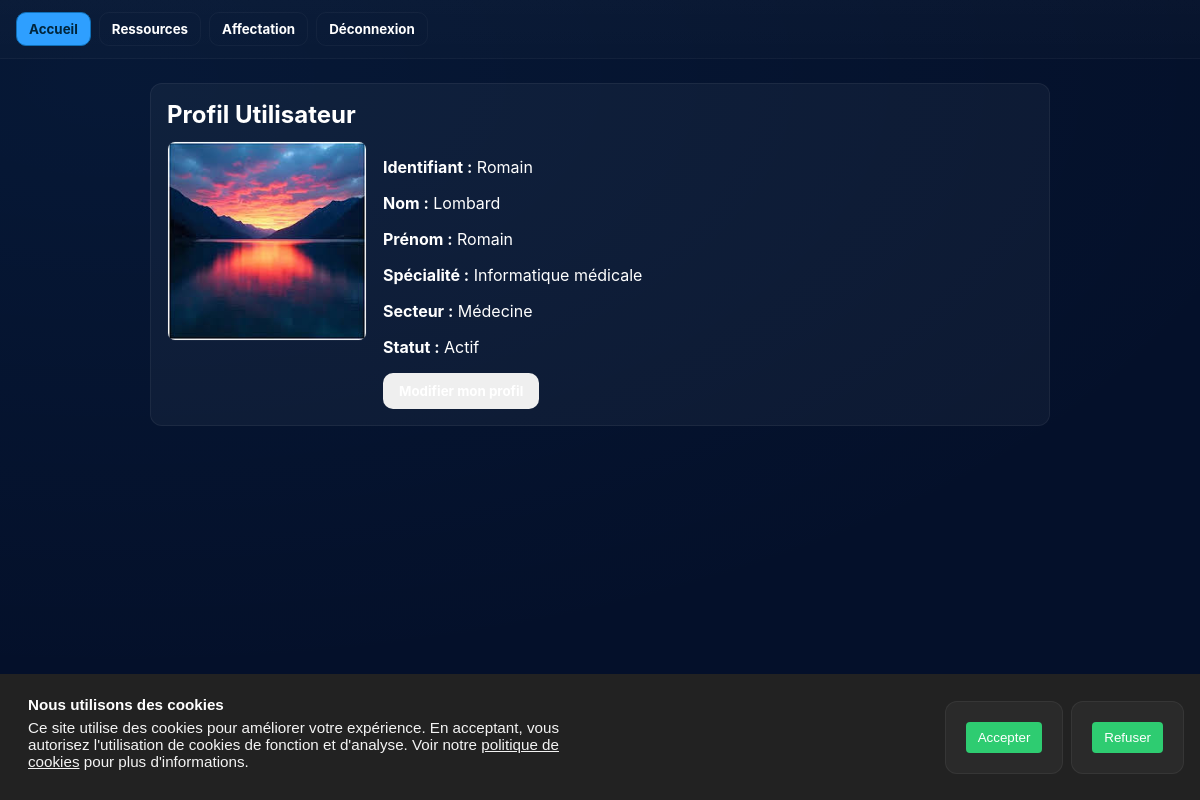
Page /index.php?page=home (signed in) on the committed database.
### tables this page shows
CREATE TABLE `User` (
  `id` int NOT NULL,
  `identifiant` varchar(100) NOT NULL,
  `mdp` varchar(255) NOT NULL,
  `nom` varchar(100) NOT NULL,
  `prenom` varchar(100) NOT NULL,
  `idSpecialite` int DEFAULT NULL,
  `idSecteur` int DEFAULT NULL,
  `statut` enum('Actif','Repos','Malade','Danger') DEFAULT 'Actif',
  `lienPDP` text
);

CREATE TABLE `Specialite` (
  `id` int NOT NULL,
  `nom` varchar(100) NOT NULL
);

CREATE TABLE `Secteur` (
  `id` int NOT NULL,
  `nom` varchar(100) NOT NULL
);

### controller/user.php (called while the page is built, shortened)
<?php
function getLocalPDO(): PDO
{
    $dsn = 'mysql:host=127.0.0.1;dbname=orbibase;charset=utf8mb4';
    $dbUser = 'root';
    $dbPass = '';
    return new PDO($dsn, $dbUser, $dbPass, [
        PDO::ATTR_ERRMODE => PDO::ERRMODE_EXCEPTION,
        PDO::ATTR_DEFAULT_FETCH_MODE => PDO::FETCH_ASSOC,
    ]);
}
function getUserById($userId) {
    $pdo = getLocalPDO();
    $sql = "SELECT u.id, u.identifiant, u.nom, u.prenom, u.idSpecialite, u.idSecteur, u.statut, u.lienPDP,
                   s.nom AS specialite, se.nom AS secteur
            FROM `User` u
            LEFT JOIN Specialite s ON u.idSpecialite = s.id
            LEFT JOIN Secteur se ON u.idSecteur = se.id
            WHERE u.id = :id LIMIT 1";
    $stmt = $pdo->prepare($sql);
    $stmt->bindParam(':id', $userId, PDO::PARAM_INT);
    $stmt->execute();
    return $stmt->fetch(PDO::FETCH_ASSOC);
}

### vues/vueUtilisateur.php (the view, shortened to what this page needs)
<?php
require_once __DIR__ . '/../controller/user.php';
$viewerId = $_SESSION['user_id'] ?? null;
$profileId = isset($_GET['id']) && $_GET['id'] !== '' ? (int) $_GET['id'] : $viewerId;
$user = getUserById($profileId);
?>
<section class="profile-card">
    <h2 class="profile-title">Profil Utilisateur</h2>
    <div class="profile-main">
        <div class="profile-photo">
            <?php if (!empty($user['lienPDP'])): ?>
                <img src="<?php echo htmlspecialchars($user['lienPDP']); ?>" alt="Photo de <?php echo htmlspecialchars($user['identifiant']); ?>" />
            <?php else: ?>
                <div class="profile-photo--placeholder">Aucune photo</div>
            <?php endif; ?>
        </div>
        <div class="profile-info">
            <p><strong>Identifiant :</strong> <?php echo htmlspecialchars($user['identifiant']); ?></p>
            <p><strong>Nom :</strong> <?php echo htmlspecialchars($user['nom']); ?></p>
            <p><strong>Prénom :</strong> <?php echo htmlspecialchars($user['prenom']); ?></p>
            <p><strong>Spécialité :</strong> <?php echo htmlspecialchars($user['specialite'] ?? 'N/A'); ?></p>
            <p><strong>Secteur :</strong> <?php echo htmlspecialchars($user['secteur'] ?? 'N/A'); ?></p>
            <p><strong>Statut :</strong> <?php echo htmlspecialchars($user['statut']); ?></p>
            <?php if ($viewerId !== null && $viewerId === $profileId): ?>
                <div class="profile-actions">
                    <button class="btn" id="toggle-edit">Modifier mon profil</button>
                </div>
            <?php endif; ?>
        </div>
    </div>
</section>

### css/style.css (style rules this page uses)
:root { --bg-very-dark: #04102a; --bg-dark: #081a36; --card: rgba(255,255,255,0.04); --card-strong: rgba(255,255,255,0.06); --text: #ffffff; --muted: rgba(255,255,255,0.78); --accent: #2e9fff; --accent-dark: #0f6fb7; --glass: linear-gradient(180deg, rgba(255,255,255,0.02), rgba(255,255,255,0.01)); --radius: 12px; }
* { box-sizing:border-box }
html,body { height:100%; margin:0; font-family: Inter, system-ui, -apple-system, 'Segoe UI', Roboto, 'Helvetica Neue', Arial; background: radial-gradient(1200px 600px at 10% 10%, rgba(46,159,255,0.06), transparent), var(--bg-very-dark); color:var(--text); -webkit-font-smoothing:antialiased; -moz-osx-font-smoothing:grayscale; }
.btn { display:inline-block;padding:10px 16px;border-radius:10px;font-weight:700;color:var(--text);text-decoration:none;border:none;cursor:pointer }
button.btn, .btn { font-family:inherit }
button, .btn { transition:all .14s ease }
.profile-card { max-width:900px;margin:1.5rem auto;padding:16px;border-radius:12px;background:var(--card);border:1px solid var(--card-strong); }
.profile-title { margin:0 0 12px 0 }
.profile-main { display:flex;gap:16px;align-items:flex-start }
.profile-photo { width:200px;flex:0 0 200px }
.profile-photo img { width:100%;height:100%;object-fit:cover;border-radius:8px;border:1px solid rgba(255,255,255,0.04) }
.profile-info { flex:1 }
.profile-actions { margin-top:12px }

### rows in the picture
user: lienPDP (picture), identifiant "Romain", nom "Lombard", prenom "Romain", idSpecialite.nom "Informatique médicale", idSecteur.nom "Médecine", statut "Actif"
